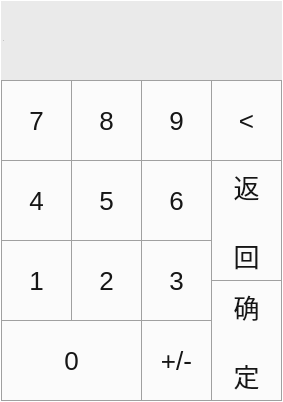
<?xml version="1.0" encoding="UTF-8"?>
<ui version="4.0">
 <class>DialogCalculator</class>
 <widget class="QDialog" name="DialogCalculator">
  <property name="geometry">
   <rect>
    <x>0</x>
    <y>0</y>
    <width>283</width>
    <height>402</height>
   </rect>
  </property>
  <property name="windowTitle">
   <string>Dialog</string>
  </property>
  <property name="styleSheet">
   <string notr="true">QWidget{
border:1px solid white;
}
QToolButton{
	font-size: 26px;
	color: rgb(22, 22, 22);	
	background-color: rgb(251, 251, 251);
border-style:outside;
border:1px solid #a0a0a0;
}
QToolButton::pressed{
background-color: rgb(198, 198, 198);
}
QToolButton::checked{
background-color: rgb(0, 157, 213);
}
QToolButton::disabled{
background-color: rgb(127, 127, 127);
}


</string>
  </property>
  <widget class="QLineEdit" name="lineEdit">
   <property name="geometry">
    <rect>
     <x>0</x>
     <y>0</y>
     <width>283</width>
     <height>81</height>
    </rect>
   </property>
   <property name="font">
    <font>
     <family>Segoe UI</family>
     <pointsize>-1</pointsize>
     <weight>50</weight>
     <italic>false</italic>
     <bold>false</bold>
    </font>
   </property>
   <property name="styleSheet">
    <string notr="true">QLineEdit{
background-color: rgb(234, 234, 234);;
font: 28px &quot;Segoe UI&quot;;
color: rgb(22, 22, 22);
border:1px solid white;
}</string>
   </property>
   <property name="text">
    <string>0</string>
   </property>
  </widget>
  <widget class="QToolButton" name="btn_Num7">
   <property name="geometry">
    <rect>
     <x>1</x>
     <y>80</y>
     <width>71</width>
     <height>81</height>
    </rect>
   </property>
   <property name="font">
    <font>
     <pointsize>-1</pointsize>
    </font>
   </property>
   <property name="styleSheet">
    <string notr="true"/>
   </property>
   <property name="text">
    <string>7</string>
   </property>
  </widget>
  <widget class="QToolButton" name="btn_Num8">
   <property name="geometry">
    <rect>
     <x>71</x>
     <y>80</y>
     <width>71</width>
     <height>81</height>
    </rect>
   </property>
   <property name="font">
    <font>
     <pointsize>-1</pointsize>
    </font>
   </property>
   <property name="styleSheet">
    <string notr="true"/>
   </property>
   <property name="text">
    <string>8</string>
   </property>
  </widget>
  <widget class="QToolButton" name="btn_Num9">
   <property name="geometry">
    <rect>
     <x>141</x>
     <y>80</y>
     <width>71</width>
     <height>81</height>
    </rect>
   </property>
   <property name="font">
    <font>
     <pointsize>-1</pointsize>
    </font>
   </property>
   <property name="styleSheet">
    <string notr="true"/>
   </property>
   <property name="text">
    <string>9</string>
   </property>
  </widget>
  <widget class="QToolButton" name="btn_Back">
   <property name="geometry">
    <rect>
     <x>211</x>
     <y>160</y>
     <width>71</width>
     <height>121</height>
    </rect>
   </property>
   <property name="font">
    <font>
     <pointsize>-1</pointsize>
    </font>
   </property>
   <property name="styleSheet">
    <string notr="true"/>
   </property>
   <property name="text">
    <string>返

回</string>
   </property>
  </widget>
  <widget class="QToolButton" name="btn_Num4">
   <property name="geometry">
    <rect>
     <x>1</x>
     <y>160</y>
     <width>71</width>
     <height>81</height>
    </rect>
   </property>
   <property name="font">
    <font>
     <pointsize>-1</pointsize>
    </font>
   </property>
   <property name="styleSheet">
    <string notr="true"/>
   </property>
   <property name="text">
    <string>4</string>
   </property>
  </widget>
  <widget class="QToolButton" name="btn_Num5">
   <property name="geometry">
    <rect>
     <x>71</x>
     <y>160</y>
     <width>71</width>
     <height>81</height>
    </rect>
   </property>
   <property name="font">
    <font>
     <pointsize>-1</pointsize>
    </font>
   </property>
   <property name="styleSheet">
    <string notr="true"/>
   </property>
   <property name="text">
    <string>5</string>
   </property>
  </widget>
  <widget class="QToolButton" name="btn_Num6">
   <property name="geometry">
    <rect>
     <x>141</x>
     <y>160</y>
     <width>71</width>
     <height>81</height>
    </rect>
   </property>
   <property name="font">
    <font>
     <pointsize>-1</pointsize>
    </font>
   </property>
   <property name="styleSheet">
    <string notr="true"/>
   </property>
   <property name="text">
    <string>6</string>
   </property>
  </widget>
  <widget class="QToolButton" name="btn_Num3">
   <property name="geometry">
    <rect>
     <x>141</x>
     <y>240</y>
     <width>71</width>
     <height>81</height>
    </rect>
   </property>
   <property name="font">
    <font>
     <pointsize>-1</pointsize>
    </font>
   </property>
   <property name="styleSheet">
    <string notr="true"/>
   </property>
   <property name="text">
    <string>3</string>
   </property>
  </widget>
  <widget class="QToolButton" name="btn_Num1">
   <property name="geometry">
    <rect>
     <x>1</x>
     <y>240</y>
     <width>71</width>
     <height>81</height>
    </rect>
   </property>
   <property name="font">
    <font>
     <pointsize>-1</pointsize>
    </font>
   </property>
   <property name="styleSheet">
    <string notr="true"/>
   </property>
   <property name="text">
    <string>1</string>
   </property>
  </widget>
  <widget class="QToolButton" name="btn_Num2">
   <property name="geometry">
    <rect>
     <x>71</x>
     <y>240</y>
     <width>71</width>
     <height>81</height>
    </rect>
   </property>
   <property name="font">
    <font>
     <pointsize>-1</pointsize>
    </font>
   </property>
   <property name="styleSheet">
    <string notr="true"/>
   </property>
   <property name="text">
    <string>2</string>
   </property>
  </widget>
  <widget class="QToolButton" name="btn_Sure">
   <property name="geometry">
    <rect>
     <x>211</x>
     <y>280</y>
     <width>71</width>
     <height>121</height>
    </rect>
   </property>
   <property name="font">
    <font>
     <pointsize>-1</pointsize>
    </font>
   </property>
   <property name="styleSheet">
    <string notr="true"/>
   </property>
   <property name="text">
    <string>确

定</string>
   </property>
  </widget>
  <widget class="QToolButton" name="btn_Num0">
   <property name="geometry">
    <rect>
     <x>1</x>
     <y>320</y>
     <width>141</width>
     <height>81</height>
    </rect>
   </property>
   <property name="font">
    <font>
     <pointsize>-1</pointsize>
    </font>
   </property>
   <property name="styleSheet">
    <string notr="true"/>
   </property>
   <property name="text">
    <string>0</string>
   </property>
  </widget>
  <widget class="QToolButton" name="btn_Backspace">
   <property name="geometry">
    <rect>
     <x>211</x>
     <y>80</y>
     <width>71</width>
     <height>81</height>
    </rect>
   </property>
   <property name="font">
    <font>
     <pointsize>-1</pointsize>
    </font>
   </property>
   <property name="styleSheet">
    <string notr="true"/>
   </property>
   <property name="text">
    <string>&lt;</string>
   </property>
  </widget>
  <widget class="QToolButton" name="btn_fuhao">
   <property name="geometry">
    <rect>
     <x>141</x>
     <y>320</y>
     <width>71</width>
     <height>81</height>
    </rect>
   </property>
   <property name="font">
    <font>
     <pointsize>-1</pointsize>
    </font>
   </property>
   <property name="styleSheet">
    <string notr="true"/>
   </property>
   <property name="text">
    <string>+/-</string>
   </property>
  </widget>
  <zorder>lineEdit</zorder>
  <zorder>btn_Num7</zorder>
  <zorder>btn_Num8</zorder>
  <zorder>btn_Num9</zorder>
  <zorder>btn_Num4</zorder>
  <zorder>btn_Num5</zorder>
  <zorder>btn_Num6</zorder>
  <zorder>btn_Num3</zorder>
  <zorder>btn_Num1</zorder>
  <zorder>btn_Num2</zorder>
  <zorder>btn_Sure</zorder>
  <zorder>btn_Num0</zorder>
  <zorder>btn_Backspace</zorder>
  <zorder>btn_Back</zorder>
  <zorder>btn_fuhao</zorder>
 </widget>
 <resources/>
 <connections/>
</ui>
